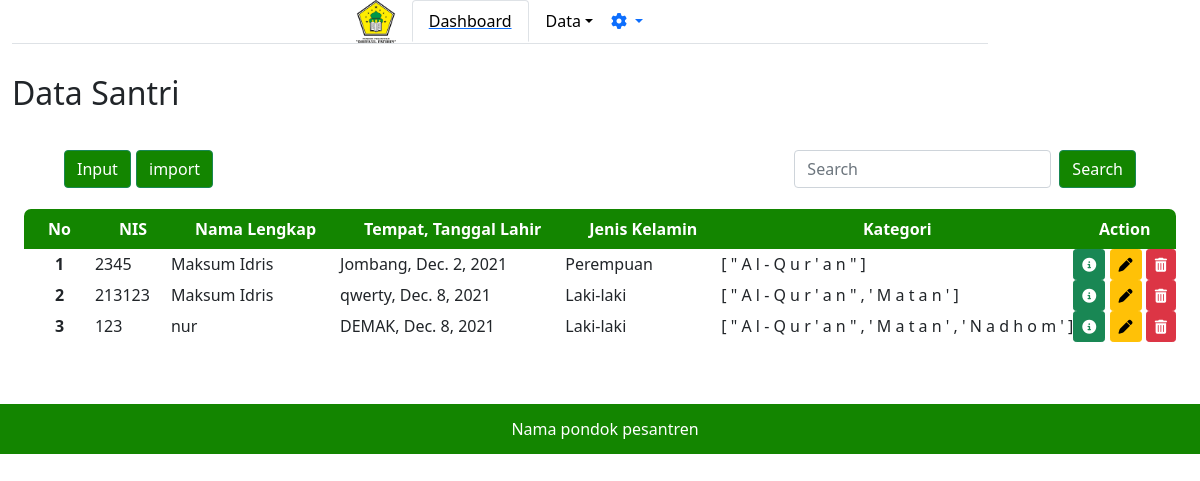
/adminpondok/datasantri/, run on the app's committed database.
### adminpondok/models.py (models this page shows, shortened)
class Santri(models.Model):
    kelamin = [
        ('Laki-Laki', 'Laki-Laki'),
        ('Perempuan', 'Perempuan'),
    ]
    Quran = 'qr'
    Matan = 'mt'
    Nadhom = 'nd'
    kategori = [
        (Quran, 'Al-Quran'),
        (Matan, 'Matan'),
        (Nadhom, 'Nadhom'),
    ]
    nis = models.IntegerField(null=False, unique=True)
    nama_santri = models.CharField(max_length=30, null=False, blank=False)
    tempat_lahir = models.CharField(max_length=20, null=False, blank=False)
    tanggal_lahir = models.DateField()
    jk = models.CharField(max_length=9, choices=kelamin,
                          default='', null=False, blank=False)
    almt = models.TextField(default='', null=False, blank=False)
    telp = models.IntegerField(null=False, blank=False)
    email = models.CharField(default='', max_length=20,
                             null=False, blank=False)
    ktgri = models.CharField(default='', choices=kategori, max_length=30)

### adminpondok/views.py (the view, shortened to what this page needs)
# urls.py: path('datasantri/', views.datasantri),
def datasantri(req):
    santri = models.Santri.objects.all()
    return render(req, 'adminpondok/datasantri.html', {
        'data': santri,
    })

### adminpondok/templates/adminpondok/datasantri.html (shortened to what this page needs)
{% extends "adminpondok/base.html" %}
{% block content %}
<h2>Data Santri</h2>
<div class="m-4">
    <nav class="navbar navbar-light bg-white">
        <div class="container-fluid">
            <a class="navbar-brand">
                <button type="button" class="btn btn-success" data-bs-toggle="modal" data-bs-target="#staticBackdrop"
                    style="background-color: #138500; display: inline-block;">
                    Input
                </button>
                <button type="button" class="btn btn-success" style="background-color: #138500;">
                    import
                </button>
            </a>
            <form class="d-flex" novalidate>
                <input class="form-control me-2" type="search" placeholder="Search" aria-label="Search">
                <button class="btn btn-success" style="background-color:#138500 ;" type="submit">Search</button>
            </form>
        </div>
    </nav>
    <div class="min-h-screen bg-white py-2">
        <div class=" row d-flex">
            <table class=' bg-white divide-y divide-gray-300 justify-content-center' style="border: green;">
                <thead class="" style="background-color: #138500; color: #FFFFFF;">
                    <tr>
                        <th class="font-semibold text-sm uppercase px-4 py-2 text-center"> No </th>
                        <th class="font-semibold text-sm uppercase px-4 py-2 text-center"> NIS </th>
                        <th class="font-semibold text-sm uppercase px-4 py-2 text-center">Nama Lengkap</th>
                        <th class="font-semibold text-sm uppercase px-4 py-2 text-center">Tempat, Tanggal Lahir</th>
                        <th class="font-semibold text-sm uppercase px-4 py-2 text-center">Jenis Kelamin</th>
                        <th class="font-semibold text-sm uppercase px-4 py-2 text-center">Kategori</th>
                        <th class="font-semibold text-sm uppercase px-4 py-2 text-center">Action</th>
                    </tr>
                </thead>
                {% for d in data %}
                <tbody class="divide-y divide-gray-200">
                    <tr>
                        <th scope="row" class="text-center">{{ forloop.counter }}</th>
                        <td>{{d.nis}}</td>
                        <td>{{d.nama_santri}}</td>
                        <td>{{d.tempat_lahir}}, {{d.tanggal_lahir}}</td>
                        <td>{{d.jk}}</td>
                        <td>{% for dt in d.ktgri %} {{dt}} {% endfor %}</td>
                        <td>
                            <a class="btn btn-sm btn-success" href="{{d.id}}/detail" data-bs-toggle="modal"
                                data-bs-target="#modaldetail"><i class="fas fa-info-circle"></i></a>
                            <a class="btn btn-sm btn-warning" href="/adminpondok/datasantri/{{d.id}}/update"><i
                                    class="fas fa-pen"></i></a>
                            <a class="btn btn-sm btn-danger" href="{{d.id}}/delete"><i class="fas fa-trash-alt"></i></a>
                        </td>
                        {% endfor %}
                    </tr>
                </tbody>
            </table>
        </div>
    </div>
</div>
</div>
</div>
{% endblock %}

### static/css1/style.css (style rules this page uses)
* { margin: 0; padding: 0; box-sizing: border-box; }

### adminpondok/templates/adminpondok/base.html (style rules this page uses)
table tr:first-child th:first-child { border-top-left-radius: 7px; }
table tr:first-child th:last-child { border-top-right-radius: 7px; }
table tbody { overflow: auto; border-color: #138500; }

### data on the page
Santri: nis "2345", nama_santri "Maksum Idris", tempat_lahir "Jombang", tanggal_lahir "Dec. 2, 2021", jk "Perempuan", ktgri "[" "\"" "A" "l" "-" "Q" "u" "r" "'" "a" "n" "\"" "]"
Santri: nis "213123", nama_santri "Maksum Idris", tempat_lahir "qwerty", tanggal_lahir "Dec. 8, 2021", jk "Laki-laki", ktgri "[" "\"" "A" "l" "-" "Q" "u" "r" "'" "a" "n" "\"" "," "'" "M" "a" "t" "a" "n" "'" "]"
Santri: nis "123", nama_santri "nur", tempat_lahir "DEMAK", tanggal_lahir "Dec. 8, 2021", jk "Laki-laki", ktgri "[" "\"" "A" "l" "-" "Q" "u" "r" "'" "a" "n" "\"" "," "'" "M" "a" "t" "a" "n" "'" "," "'" "N" "a" "d" "h" "o" "m" "'" "]"
